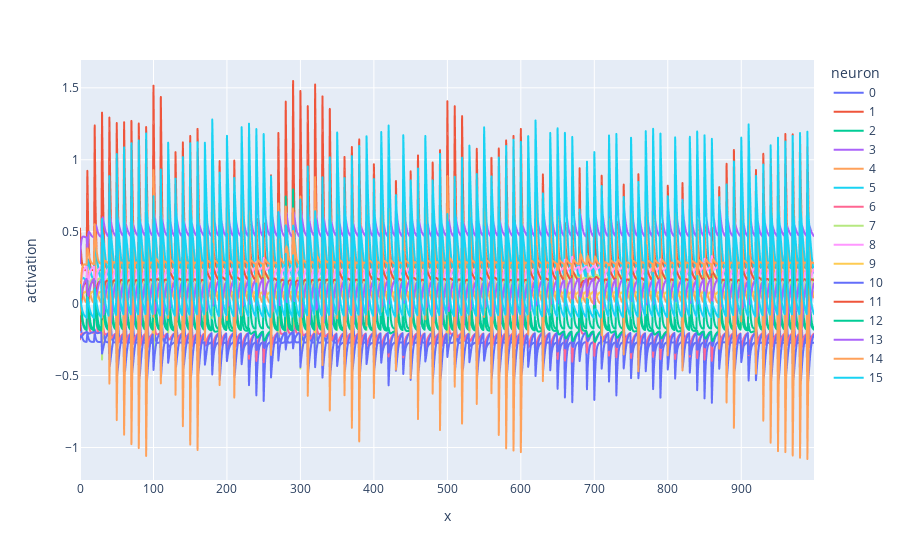

Here is the notebook cell this chart was saved with:
### Code cell
block_id = 0
hiddens = pd.DataFrame(model_out["fast_out"][block_id, :, :].detach().cpu().numpy())
hiddens['x'] = np.arange(hiddens.shape[0])
hiddens = hiddens.melt(var_name="neuron", value_name="activation", id_vars=["x"])
px.line(hiddens, x="x", y="activation", color="neuron")

### Figure 1 — Plotly figure (JSON) as saved in the notebook; plotly's stock layout.template omitted (floating-point values rounded to 4 significant figures; data arrays with more than 128 entries replaced by an {"elided": "..."} marker saying what was removed)
{"data": [{"hovertemplate": "neuron=0<br>x=%{x}<br>activation=%{y}<extra></extra>", "legendgroup": "0", "line": {"color": "#636efa", "dash": "solid"}, "marker": {"symbol": "circle"}, "mode": "lines", "name": "0", "showlegend": true, "type": "scattergl", "x": {"elided": "1000 int values"}, "xaxis": "x", "y": {"elided": "1000 float values"}, "yaxis": "y"}, {"hovertemplate": "neuron=1<br>x=%{x}<br>activation=%{y}<extra></extra>", "legendgroup": "1", "line": {"color": "#EF553B", "dash": "solid"}, "marker": {"symbol": "circle"}, "mode": "lines", "name": "1", "showlegend": true, "type": "scattergl", "x": {"elided": "1000 int values"}, "xaxis": "x", "y": {"elided": "1000 float values"}, "yaxis": "y"}, {"hovertemplate": "neuron=2<br>x=%{x}<br>activation=%{y}<extra></extra>", "legendgroup": "2", "line": {"color": "#00cc96", "dash": "solid"}, "marker": {"symbol": "circle"}, "mode": "lines", "name": "2", "showlegend": true, "type": "scattergl", "x": {"elided": "1000 int values"}, "xaxis": "x", "y": {"elided": "1000 float values"}, "yaxis": "y"}, {"hovertemplate": "neuron=3<br>x=%{x}<br>activation=%{y}<extra></extra>", "legendgroup": "3", "line": {"color": "#ab63fa", "dash": "solid"}, "marker": {"symbol": "circle"}, "mode": "lines", "name": "3", "showlegend": true, "type": "scattergl", "x": {"elided": "1000 int values"}, "xaxis": "x", "y": {"elided": "1000 float values"}, "yaxis": "y"}, {"hovertemplate": "neuron=4<br>x=%{x}<br>activation=%{y}<extra></extra>", "legendgroup": "4", "line": {"color": "#FFA15A", "dash": "solid"}, "marker": {"symbol": "circle"}, "mode": "lines", "name": "4", "showlegend": true, "type": "scattergl", "x": {"elided": "1000 int values"}, "xaxis": "x", "y": {"elided": "1000 float values"}, "yaxis": "y"}, {"hovertemplate": "neuron=5<br>x=%{x}<br>activation=%{y}<extra></extra>", "legendgroup": "5", "line": {"color": "#19d3f3", "dash": "solid"}, "marker": {"symbol": "circle"}, "mode": "lines", "name": "5", "showlegend": true, "type": "scattergl", "x": {"elided": "1000 int values"}, "xaxis": "x", "y": {"elided": "1000 float values"}, "yaxis": "y"}, {"hovertemplate": "neuron=6<br>x=%{x}<br>activation=%{y}<extra></extra>", "legendgroup": "6", "line": {"color": "#FF6692", "dash": "solid"}, "marker": {"symbol": "circle"}, "mode": "lines", "name": "6", "showlegend": true, "type": "scattergl", "x": {"elided": "1000 int values"}, "xaxis": "x", "y": {"elided": "1000 float values"}, "yaxis": "y"}, {"hovertemplate": "neuron=7<br>x=%{x}<br>activation=%{y}<extra></extra>", "legendgroup": "7", "line": {"color": "#B6E880", "dash": "solid"}, "marker": {"symbol": "circle"}, "mode": "lines", "name": "7", "showlegend": true, "type": "scattergl", "x": {"elided": "1000 int values"}, "xaxis": "x", "y": {"elided": "1000 float values"}, "yaxis": "y"}, {"hovertemplate": "neuron=8<br>x=%{x}<br>activation=%{y}<extra></extra>", "legendgroup": "8", "line": {"color": "#FF97FF", "dash": "solid"}, "marker": {"symbol": "circle"}, "mode": "lines", "name": "8", "showlegend": true, "type": "scattergl", "x": {"elided": "1000 int values"}, "xaxis": "x", "y": {"elided": "1000 float values"}, "yaxis": "y"}, {"hovertemplate": "neuron=9<br>x=%{x}<br>activation=%{y}<extra></extra>", "legendgroup": "9", "line": {"color": "#FECB52", "dash": "solid"}, "marker": {"symbol": "circle"}, "mode": "lines", "name": "9", "showlegend": true, "type": "scattergl", "x": {"elided": "1000 int values"}, "xaxis": "x", "y": {"elided": "1000 float values"}, "yaxis": "y"}, {"hovertemplate": "neuron=10<br>x=%{x}<br>activation=%{y}<extra></extra>", "legendgroup": "10", "line": {"color": "#636efa", "dash": "solid"}, "marker": {"symbol": "circle"}, "mode": "lines", "name": "10", "showlegend": true, "type": "scattergl", "x": {"elided": "1000 int values"}, "xaxis": "x", "y": {"elided": "1000 float values"}, "yaxis": "y"}, {"hovertemplate": "neuron=11<br>x=%{x}<br>activation=%{y}<extra></extra>", "legendgroup": "11", "line": {"color": "#EF553B", "dash": "solid"}, "marker": {"symbol": "circle"}, "mode": "lines", "name": "11", "showlegend": true, "type": "scattergl", "x": {"elided": "1000 int values"}, "xaxis": "x", "y": {"elided": "1000 float values"}, "yaxis": "y"}, {"hovertemplate": "neuron=12<br>x=%{x}<br>activation=%{y}<extra></extra>", "legendgroup": "12", "line": {"color": "#00cc96", "dash": "solid"}, "marker": {"symbol": "circle"}, "mode": "lines", "name": "12", "showlegend": true, "type": "scattergl", "x": {"elided": "1000 int values"}, "xaxis": "x", "y": {"elided": "1000 float values"}, "yaxis": "y"}, {"hovertemplate": "neuron=13<br>x=%{x}<br>activation=%{y}<extra></extra>", "legendgroup": "13", "line": {"color": "#ab63fa", "dash": "solid"}, "marker": {"symbol": "circle"}, "mode": "lines", "name": "13", "showlegend": true, "type": "scattergl", "x": {"elided": "1000 int values"}, "xaxis": "x", "y": {"elided": "1000 float values"}, "yaxis": "y"}, {"hovertemplate": "neuron=14<br>x=%{x}<br>activation=%{y}<extra></extra>", "legendgroup": "14", "line": {"color": "#FFA15A", "dash": "solid"}, "marker": {"symbol": "circle"}, "mode": "lines", "name": "14", "showlegend": true, "type": "scattergl", "x": {"elided": "1000 int values"}, "xaxis": "x", "y": {"elided": "1000 float values"}, "yaxis": "y"}, {"hovertemplate": "neuron=15<br>x=%{x}<br>activation=%{y}<extra></extra>", "legendgroup": "15", "line": {"color": "#19d3f3", "dash": "solid"}, "marker": {"symbol": "circle"}, "mode": "lines", "name": "15", "showlegend": true, "type": "scattergl", "x": {"elided": "1000 int values"}, "xaxis": "x", "y": {"elided": "1000 float values"}, "yaxis": "y"}], "layout": {"legend": {"title": {"text": "neuron"}, "tracegroupgap": 0}, "margin": {"t": 60}, "xaxis": {"anchor": "y", "domain": [0, 1], "title": {"text": "x"}}, "yaxis": {"anchor": "x", "domain": [0, 1], "title": {"text": "activation"}}}}
